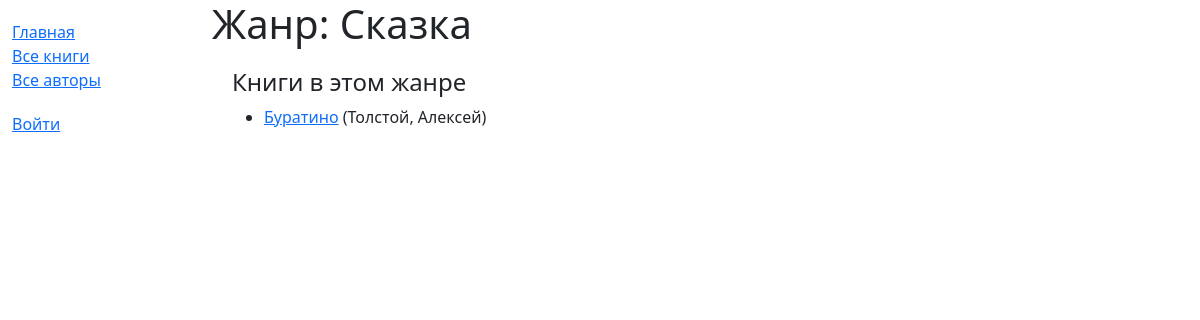
/catalog/genre/3, run on an earlier commit of the app's database.
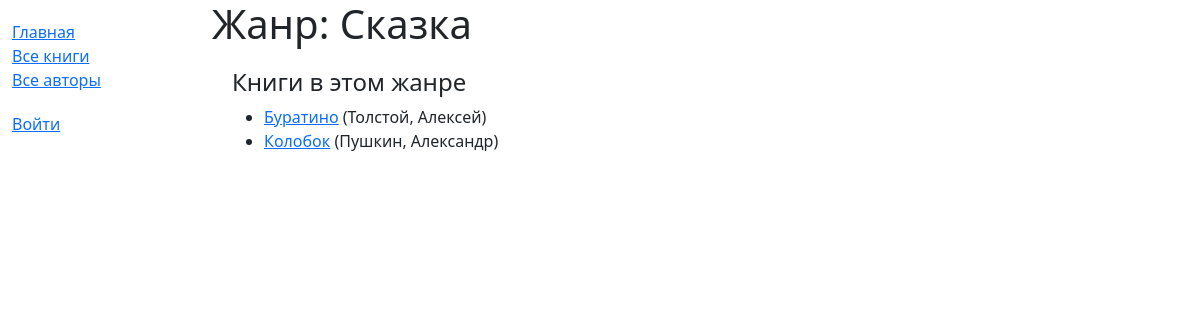
And on a later commit of the database.
### catalog/models.py (models this page shows, shortened)
class Book(models.Model):
    title = models.CharField(max_length=200)
    author = models.ForeignKey('Author', on_delete=models.RESTRICT, null=True)
    summary = models.TextField(
        max_length=1000,
        help_text='Введите краткое описание книги'
    )
    isbn = models.CharField(
        'ISBN',
        max_length=13,
        unique=True,
        help_text='13 символов <a href="https://www.isbn-international.org/content/what-isbn">ISBN номера</a>'
    )
    genre = models.ManyToManyField(Genre, help_text='Выберите жанр для этой книги')
    language = models.ForeignKey('Language', on_delete=models.SET_NULL, null=True)
    def get_absolute_url(self):
        return reverse('book-detail', args=[str(self.id)])

class Author(models.Model):
    first_name = models.CharField(max_length=100)
    last_name = models.CharField(max_length=100)
    date_of_birth = models.DateField(null=True, blank=True)
    date_of_death = models.DateField('Умер', null=True, blank=True)
    class Meta:
        ordering = ['last_name', 'first_name']
    def __str__(self):
        return f'{self.last_name}, {self.first_name}'

### catalog/views.py (the view)
# urls.py: path('genre/<int:pk>', views.GenreDetailView.as_view(), name='genre-detail'),
class GenreDetailView(generic.DetailView):
    model = Genre

### catalog/templates/catalog/genre_detail.html
{% extends "base_generic.html" %}
{% block content %}
  <h1>Жанр: {{ genre.name }}</h1>
  <div style="margin-left:20px;margin-top:20px">
    <h4>Книги в этом жанре</h4>
    <ul>
      {% for book in genre.book_set.all %}
        <li><a href="{{ book.get_absolute_url }}">{{ book.title }}</a> ({{ book.author }})</li>
      {% endfor %}
    </ul>
  </div>
{% endblock %}

What changed in the data, as far as the page shows it:
added Book: title "Колобок", author "Пушкин, Александр"
